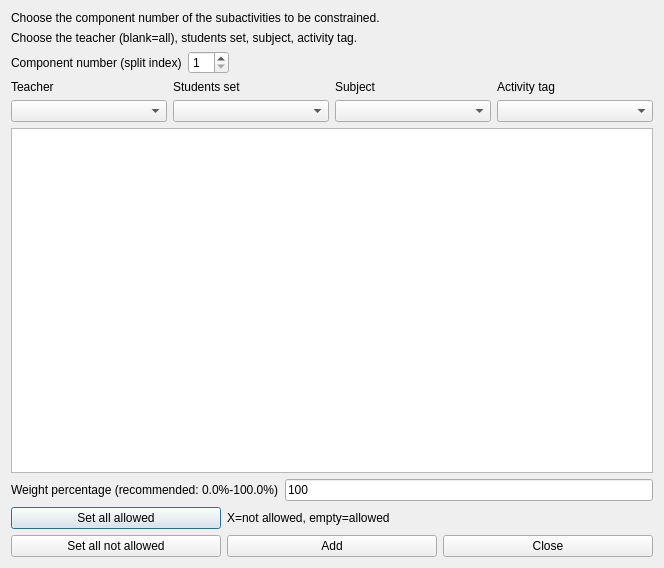
<?xml version="1.0" encoding="UTF-8"?>
<ui version="4.0">
 <class>AddConstraintSubactivitiesPreferredTimeSlotsForm_template</class>
 <widget class="QDialog" name="AddConstraintSubactivitiesPreferredTimeSlotsForm_template">
  <property name="geometry">
   <rect>
    <x>0</x>
    <y>0</y>
    <width>664</width>
    <height>568</height>
   </rect>
  </property>
  <property name="windowTitle">
   <string extracomment="This is the title of the dialog to add a new constraint of this type">Add subactivities preferred time slots</string>
  </property>
  <layout class="QGridLayout" name="gridLayout_2">
   <item row="0" column="0">
    <widget class="QLabel" name="instructionsTextLabel">
     <property name="sizePolicy">
      <sizepolicy hsizetype="Minimum" vsizetype="Minimum">
       <horstretch>0</horstretch>
       <verstretch>0</verstretch>
      </sizepolicy>
     </property>
     <property name="text">
      <string>Choose the component number of the subactivities to be constrained.</string>
     </property>
     <property name="wordWrap">
      <bool>true</bool>
     </property>
    </widget>
   </item>
   <item row="1" column="0">
    <widget class="QLabel" name="textLabel1_2">
     <property name="sizePolicy">
      <sizepolicy hsizetype="Minimum" vsizetype="Minimum">
       <horstretch>0</horstretch>
       <verstretch>0</verstretch>
      </sizepolicy>
     </property>
     <property name="text">
      <string>Choose the teacher (blank=all), students set, subject, activity tag.</string>
     </property>
     <property name="wordWrap">
      <bool>true</bool>
     </property>
    </widget>
   </item>
   <item row="2" column="0">
    <layout class="QHBoxLayout" name="componentBoxLayout">
     <item>
      <widget class="QLabel" name="textLabel1">
       <property name="text">
        <string>Component number (split index)</string>
       </property>
       <property name="wordWrap">
        <bool>false</bool>
       </property>
      </widget>
     </item>
     <item>
      <widget class="QSpinBox" name="componentNumberSpinBox">
       <property name="minimum">
        <number>1</number>
       </property>
      </widget>
     </item>
     <item>
      <spacer name="spacer1">
       <property name="orientation">
        <enum>Qt::Horizontal</enum>
       </property>
       <property name="sizeType">
        <enum>QSizePolicy::Expanding</enum>
       </property>
       <property name="sizeHint" stdset="0">
        <size>
         <width>131</width>
         <height>20</height>
        </size>
       </property>
      </spacer>
     </item>
    </layout>
   </item>
   <item row="3" column="0">
    <layout class="QGridLayout" name="filterGridLayout">
     <item row="0" column="3">
      <widget class="QLabel" name="activityTagsTextLabel">
       <property name="text">
        <string>Activity tag</string>
       </property>
       <property name="wordWrap">
        <bool>false</bool>
       </property>
      </widget>
     </item>
     <item row="1" column="1">
      <widget class="QComboBox" name="studentsComboBox"/>
     </item>
     <item row="1" column="3">
      <widget class="QComboBox" name="activityTagsComboBox"/>
     </item>
     <item row="0" column="1">
      <widget class="QLabel" name="studentsTextLabel">
       <property name="text">
        <string>Students set</string>
       </property>
       <property name="wordWrap">
        <bool>false</bool>
       </property>
      </widget>
     </item>
     <item row="1" column="2">
      <widget class="QComboBox" name="subjectsComboBox"/>
     </item>
     <item row="0" column="2">
      <widget class="QLabel" name="subjectsTextLabel">
       <property name="text">
        <string>Subject</string>
       </property>
       <property name="wordWrap">
        <bool>false</bool>
       </property>
      </widget>
     </item>
     <item row="1" column="0">
      <widget class="QComboBox" name="teachersComboBox"/>
     </item>
     <item row="0" column="0">
      <widget class="QLabel" name="teachersTextLabel">
       <property name="text">
        <string>Teacher</string>
       </property>
       <property name="wordWrap">
        <bool>false</bool>
       </property>
      </widget>
     </item>
    </layout>
   </item>
   <item row="4" column="0">
    <widget class="QTableWidget" name="preferredTimesTable"/>
   </item>
   <item row="5" column="0">
    <layout class="QHBoxLayout" name="weightBoxLayout">
     <item>
      <widget class="QLabel" name="weightTextLabel">
       <property name="frameShape">
        <enum>QFrame::NoFrame</enum>
       </property>
       <property name="frameShadow">
        <enum>QFrame::Plain</enum>
       </property>
       <property name="text">
        <string>Weight percentage (recommended: 0.0%-100.0%)</string>
       </property>
       <property name="wordWrap">
        <bool>false</bool>
       </property>
      </widget>
     </item>
     <item>
      <widget class="QLineEdit" name="weightLineEdit">
       <property name="text">
        <string notr="true">100</string>
       </property>
      </widget>
     </item>
    </layout>
   </item>
   <item row="6" column="0">
    <layout class="QGridLayout" name="buttonsGridLayout">
     <item row="0" column="0">
      <widget class="QPushButton" name="setAllAllowedPushButton">
       <property name="text">
        <string comment="It refers to time slots">Set all allowed</string>
       </property>
      </widget>
     </item>
     <item row="0" column="1" colspan="2">
      <widget class="QLabel" name="label">
       <property name="text">
        <string extracomment="This is an explanation in a dialog for a constraint. It says that symbol X means that this slot is not allowed, and an empty cell means that the slot is allowed">X=not allowed, empty=allowed</string>
       </property>
      </widget>
     </item>
     <item row="1" column="0">
      <widget class="QPushButton" name="setAllNotAllowedPushButton">
       <property name="text">
        <string comment="It refers to time slots">Set all not allowed</string>
       </property>
      </widget>
     </item>
     <item row="1" column="1">
      <widget class="QPushButton" name="addConstraintPushButton">
       <property name="text">
        <string>Add</string>
       </property>
      </widget>
     </item>
     <item row="1" column="2">
      <widget class="QPushButton" name="closePushButton">
       <property name="text">
        <string>Close</string>
       </property>
      </widget>
     </item>
    </layout>
   </item>
  </layout>
 </widget>
 <layoutdefault spacing="6" margin="11"/>
 <resources/>
 <connections/>
</ui>
